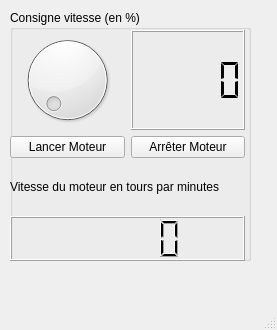
<?xml version="1.0" encoding="UTF-8"?>
<ui version="4.0">
 <class>Equlibreuse</class>
 <widget class="QMainWindow" name="Equlibreuse">
  <property name="geometry">
   <rect>
    <x>0</x>
    <y>0</y>
    <width>277</width>
    <height>330</height>
   </rect>
  </property>
  <property name="windowTitle">
   <string>Equlibreuse</string>
  </property>
  <widget class="QWidget" name="centralwidget">
   <widget class="QGroupBox" name="groupBox">
    <property name="geometry">
     <rect>
      <x>10</x>
      <y>10</y>
      <width>241</width>
      <height>251</height>
     </rect>
    </property>
    <property name="title">
     <string>Consigne vitesse (en %)</string>
    </property>
    <widget class="QWidget" name="layoutWidget">
     <property name="geometry">
      <rect>
       <x>0</x>
       <y>20</y>
       <width>235</width>
       <height>231</height>
      </rect>
     </property>
     <layout class="QVBoxLayout" name="verticalLayout">
      <item>
       <layout class="QHBoxLayout" name="horizontalLayout">
        <item>
         <widget class="QDial" name="dial_ConsigneVitesse">
          <property name="maximum">
           <number>100</number>
          </property>
         </widget>
        </item>
        <item>
         <widget class="QLCDNumber" name="lcdNumber_consigne">
          <property name="font">
           <font>
            <pointsize>10</pointsize>
            <bold>false</bold>
           </font>
          </property>
          <property name="smallDecimalPoint">
           <bool>false</bool>
          </property>
          <property name="segmentStyle">
           <enum>QLCDNumber::Flat</enum>
          </property>
         </widget>
        </item>
       </layout>
      </item>
      <item>
       <layout class="QHBoxLayout" name="horizontalLayout_2">
        <item>
         <widget class="QPushButton" name="pushButton_Lancer">
          <property name="text">
           <string>Lancer Moteur</string>
          </property>
         </widget>
        </item>
        <item>
         <widget class="QPushButton" name="pushButton_Arreter">
          <property name="text">
           <string>Arrêter Moteur</string>
          </property>
         </widget>
        </item>
       </layout>
      </item>
      <item>
       <widget class="QLabel" name="label">
        <property name="text">
         <string>Vitesse du moteur en tours par minutes</string>
        </property>
       </widget>
      </item>
      <item>
       <widget class="QLCDNumber" name="lcdNumberVitesse"/>
      </item>
     </layout>
    </widget>
   </widget>
  </widget>
  <widget class="QMenuBar" name="menubar">
   <property name="geometry">
    <rect>
     <x>0</x>
     <y>0</y>
     <width>277</width>
     <height>20</height>
    </rect>
   </property>
  </widget>
  <widget class="QStatusBar" name="statusbar"/>
 </widget>
 <resources/>
 <connections/>
</ui>
